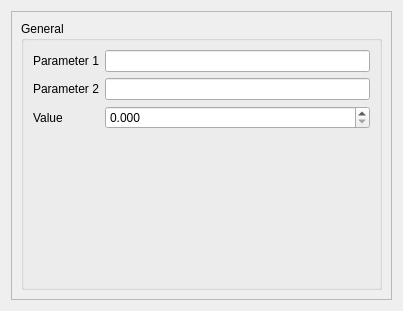
<?xml version="1.0" encoding="UTF-8"?>
<ui version="4.0">
 <class>CorrelationItemWidget</class>
 <widget class="QWidget" name="CorrelationItemWidget">
  <property name="geometry">
   <rect>
    <x>0</x>
    <y>0</y>
    <width>403</width>
    <height>311</height>
   </rect>
  </property>
  <property name="windowTitle">
   <string>Form</string>
  </property>
  <layout class="QVBoxLayout" name="verticalLayout">
   <item>
    <widget class="QScrollArea" name="scrollArea">
     <property name="widgetResizable">
      <bool>true</bool>
     </property>
     <widget class="QWidget" name="scrollAreaWidgetContents">
      <property name="geometry">
       <rect>
        <x>0</x>
        <y>0</y>
        <width>383</width>
        <height>291</height>
       </rect>
      </property>
      <layout class="QVBoxLayout" name="verticalLayout_2">
       <item>
        <widget class="QGroupBox" name="generalBox">
         <property name="title">
          <string>General</string>
         </property>
         <layout class="QFormLayout" name="formLayout">
          <item row="0" column="0">
           <widget class="QLabel" name="param1Label">
            <property name="text">
             <string>Parameter 1</string>
            </property>
           </widget>
          </item>
          <item row="0" column="1">
           <widget class="QLineEdit" name="param1Line"/>
          </item>
          <item row="1" column="0">
           <widget class="QLabel" name="param2Label">
            <property name="text">
             <string>Parameter 2</string>
            </property>
           </widget>
          </item>
          <item row="1" column="1">
           <widget class="QLineEdit" name="param2Line"/>
          </item>
          <item row="2" column="0">
           <widget class="QLabel" name="valueLabel">
            <property name="text">
             <string>Value</string>
            </property>
           </widget>
          </item>
          <item row="2" column="1">
           <widget class="QDoubleSpinBox" name="valueBox">
            <property name="decimals">
             <number>3</number>
            </property>
           </widget>
          </item>
         </layout>
        </widget>
       </item>
      </layout>
     </widget>
    </widget>
   </item>
  </layout>
 </widget>
 <resources/>
 <connections/>
</ui>
